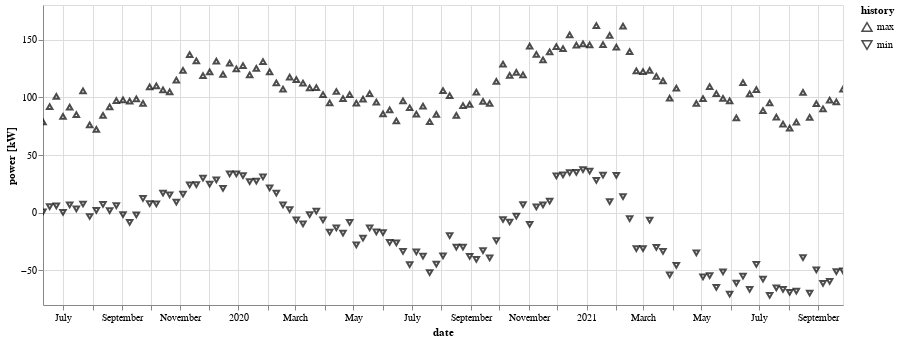

Notebook source saved alongside this figure:
### Markdown cell above
## load data

### Code cell
%%time
df_data, df_meta = load_data(boxid=boxid)
plot_all(df_data=df_data)

### Figure 1 — Vega-Lite specification as saved in the notebook (floating-point values rounded to 4 significant figures; data arrays with more than 128 entries replaced by an {"elided": "..."} marker saying what was removed)
{"config": {"view": {"continuousWidth": 400, "continuousHeight": 300}}, "layer": [{"mark": {"type": "point", "color": "black"}, "encoding": {"shape": {"type": "nominal", "field": "extreme", "scale": {"domain": ["max", "min"], "range": ["triangle-up", "triangle-down"]}, "title": "history"}, "tooltip": [{"type": "quantitative", "field": "value", "format": ".2f", "title": "power"}, {"type": "nominal", "field": "extreme"}, {"type": "quantitative", "field": "year"}, {"type": "quantitative", "field": "week"}], "x": {"type": "temporal", "field": "date", "title": "date"}, "y": {"type": "quantitative", "field": "value", "title": "power [kW]"}}, "selection": {"selector001": {"type": "interval", "bind": "scales", "encodings": ["x", "y"]}}, "width": 800}], "data": {"name": "data-7649bb82de3ff541a1b2752f2987925c"}, "resolve": {"scale": {"color": "independent", "shape": "independent"}}, "$schema": "https://vega.github.io/schema/vega-lite/v4.8.1.json", "datasets": {"data-7649bb82de3ff541a1b2752f2987925c": {"elided": "238 records"}}}
